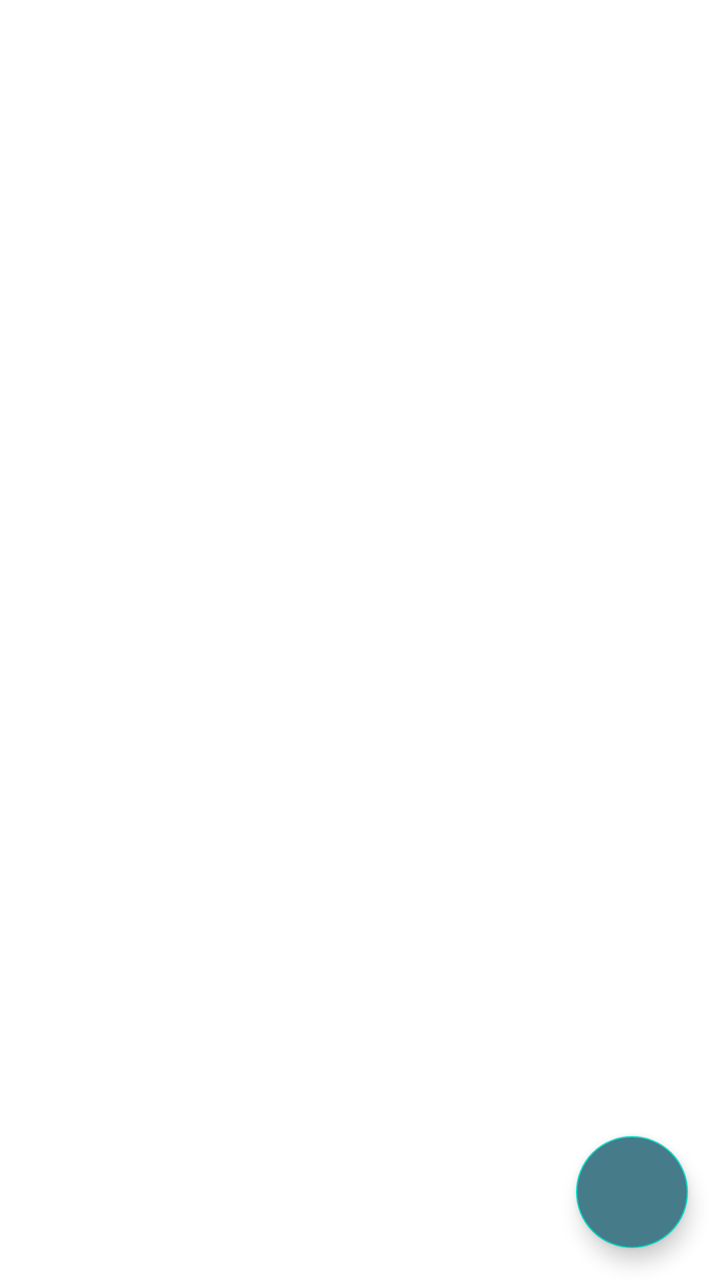
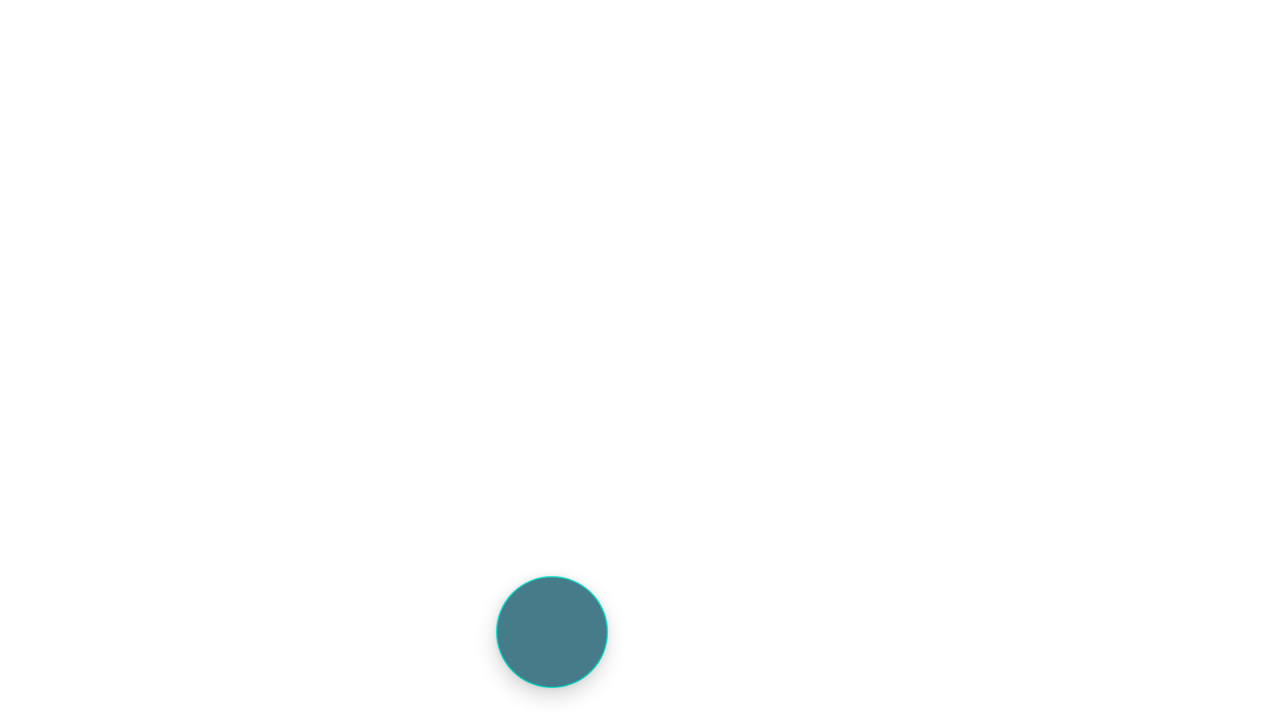

One screen, two layout resources from the same app: the default and the repository's alternative for another configuration. Each is rendered where Android would select it; the XML of both is given below.
<!-- AndroidManifest.xml: application theme Theme.MyShopingList -->
<!-- res/layout/activity_main.xml -->
<?xml version="1.0" encoding="utf-8"?>
<layout>
    <androidx.constraintlayout.widget.ConstraintLayout xmlns:android="http://schemas.android.com/apk/res/android"
        xmlns:app="http://schemas.android.com/apk/res-auto"
        xmlns:tools="http://schemas.android.com/tools"
        android:layout_width="match_parent"
        android:layout_height="match_parent"
        tools:context=".presentation.MainActivity">

        <androidx.recyclerview.widget.RecyclerView
            android:id="@+id/recyclerView"
            android:layout_width="0dp"
            android:layout_height="0dp"
            app:layoutManager="androidx.recyclerview.widget.LinearLayoutManager"
            app:layout_constraintBottom_toBottomOf="parent"
            app:layout_constraintEnd_toEndOf="parent"
            app:layout_constraintStart_toStartOf="parent"
            app:layout_constraintTop_toTopOf="parent"
            tools:listitem="@layout/item_shop_enabled" />

        <com.google.android.material.floatingactionbutton.FloatingActionButton
            android:id="@+id/add_button"
            android:layout_width="wrap_content"
            android:layout_height="wrap_content"
            android:layout_marginEnd="16dp"
            android:layout_marginBottom="16dp"
            android:backgroundTint="@color/blue_accent"
            android:clickable="true"
            android:contentDescription="@string/add_new_shop_item"
            android:focusable="true"
            android:src="@drawable/ic_add"
            app:layout_constraintBottom_toBottomOf="parent"
            app:layout_constraintEnd_toEndOf="parent" />
    </androidx.constraintlayout.widget.ConstraintLayout>
</layout>
<!-- resources referenced by this layout -->
<resources>
  <color name="blue_accent">#467B8A</color>
  <string name="add_new_shop_item">Add new shop item</string>
  <style name="Theme.MyShopingList" parent="Theme.MaterialComponents.DayNight.DarkActionBar">
          
          <item name="colorPrimary">@color/blue_accent</item>
          <item name="colorPrimaryVariant">@color/purple_700</item>
          <item name="colorOnPrimary">@color/white</item>
          
          <item name="colorSecondary">@color/teal_200</item>
          <item name="colorSecondaryVariant">@color/teal_700</item>
          <item name="colorOnSecondary">@color/white</item>
          
          <item name="android:statusBarColor">?attr/colorPrimaryVariant</item>
          
      </style>
  <color name="purple_700">#FF3700B3</color>
  <color name="white">#FFFFFFFF</color>
  <color name="teal_200">#FF03DAC5</color>
  <color name="teal_700">#FF018786</color>
</resources>
<!-- res/layout-land/activity_main.xml (the repository's variant of the layout above) -->
<!-- drawn on the phone turned sideways -->
<?xml version="1.0" encoding="utf-8"?>
<layout>
    <androidx.constraintlayout.widget.ConstraintLayout xmlns:android="http://schemas.android.com/apk/res/android"
        xmlns:app="http://schemas.android.com/apk/res-auto"
        xmlns:tools="http://schemas.android.com/tools"
        android:layout_width="match_parent"
        android:layout_height="match_parent"
        tools:context=".presentation.MainActivity">

        <androidx.recyclerview.widget.RecyclerView
            android:id="@+id/recyclerView"
            android:layout_width="0dp"
            android:layout_height="0dp"
            app:layoutManager="androidx.recyclerview.widget.LinearLayoutManager"
            app:layout_constraintBottom_toBottomOf="parent"
            app:layout_constraintEnd_toStartOf="@id/guideline_middle"
            app:layout_constraintStart_toStartOf="parent"
            app:layout_constraintTop_toTopOf="parent"
            tools:listitem="@layout/item_shop_enabled" />

        <com.google.android.material.floatingactionbutton.FloatingActionButton
            android:id="@+id/add_button"
            android:layout_width="wrap_content"
            android:layout_height="wrap_content"
            android:layout_marginEnd="16dp"
            android:layout_marginBottom="16dp"
            android:backgroundTint="@color/blue_accent"
            android:clickable="true"
            android:contentDescription="@string/add_new_shop_item"
            android:focusable="true"
            android:src="@drawable/ic_add"
            app:layout_constraintBottom_toBottomOf="parent"
            app:layout_constraintEnd_toStartOf="@id/guideline_middle" />

        <androidx.constraintlayout.widget.Guideline
            android:id="@+id/guideline_middle"
            android:layout_width="wrap_content"
            android:layout_height="wrap_content"
            android:orientation="vertical"
            app:layout_constraintGuide_percent="0.5" />

        <androidx.fragment.app.FragmentContainerView
            android:id="@+id/shop_item_container"
            android:layout_width="0dp"
            android:layout_height="match_parent"
            app:layout_constraintEnd_toEndOf="parent"
            app:layout_constraintStart_toStartOf="@id/guideline_middle"
            tools:layout="@layout/fragment_shop_item" />
    </androidx.constraintlayout.widget.ConstraintLayout>
</layout>
